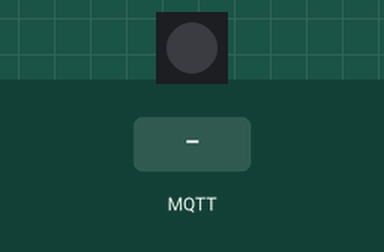
Bench run of a sketch on a simulated ESP32-S3. Parts: 1 RGB LEDs in strip order, left to right. The test bench sets the inputs (shaded band). Dim RGB values are drawn brighter than linear; WiFi joins after 1.5 s; servers stay silent unless stated; random numbers use the default seed unless the sketch sets one; no MQTT or app messages arrive unless stated; what the sketch prints to the serial monitor is not drawn.

Above: at 2.7 s.
2.8 s: MQTT message "on-beyaz" arrives on the first subscribed topic
At 3.6 s:
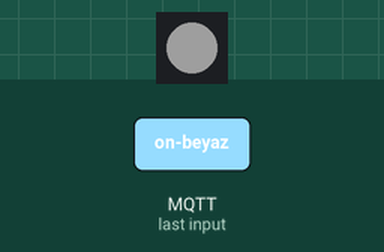
4.3 s: MQTT message "on-sari" arrives on the first subscribed topic
At 4.7 s:
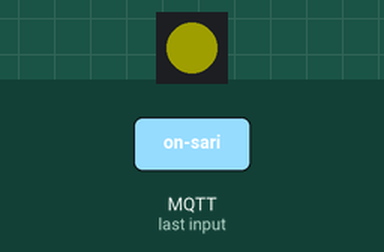
5.8 s: MQTT message "on-yesil" arrives on the first subscribed topic
At 7.0 s:
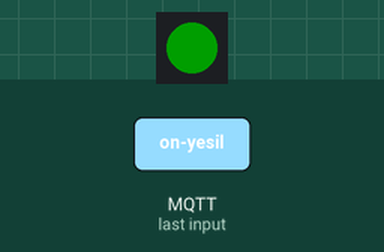
7.3 s: MQTT message "on-kirmizi" arrives on the first subscribed topic
At 8.2 s:
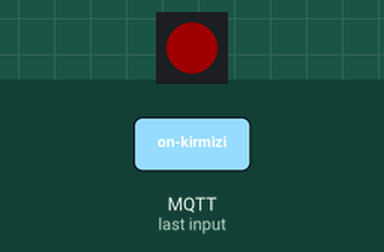
8.8 s: MQTT message "off" arrives on the first subscribed topic
At 9.3 s:
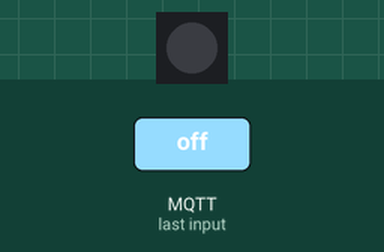
Timing chart, 0 to 11.3 s (numbered marks = the images above; inputs shaded):
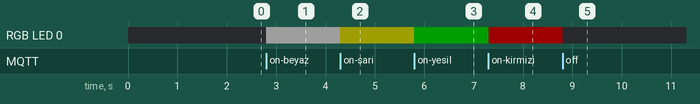

The sketch:

sketch_nov4a.ino
```cpp
#include <WiFi.h>
#include <HTTPClient.h>
#include <PubSubClient.h>
#include <Adafruit_NeoPixel.h>

const char* ssid = "WIFI_NAME";
const char* password = "12345678";

const char* AIO_KEY = "AIO_KEY";
const char* AIO_USERNAME = "serhaterdgn1";

const char* MQTT_SERVER = "io.adafruit.com";
const int MQTT_PORT = 1883;

String TOPIC_LIGHT = String(AIO_USERNAME) + "/feeds/light";
String TOPIC_INFOLIGHT = String(AIO_USERNAME) + "/feeds/infolight";


#define LED_PIN 48
#define NUM_LEDS 1
Adafruit_NeoPixel pixels(NUM_LEDS, LED_PIN, NEO_GRB + NEO_KHZ800);

WiFiClient espClient;
//mqtt protokol bağlantısı oluşturan class. wificlient variable'ı ile oluşturuyoruz. Wifi ile haberleşeceğimizi netleştirmis oluyoruz
PubSubClient client(espClient);

void callback(char* topic, byte* payload, unsigned int lenght);
void connect();


void setup() {
  Serial.begin(115200);

  pixels.begin();
  pixels.setBrightness(30);
  pixels.show();

  Serial.println("WiFi'ye baglaniyor...");
  WiFi.begin(ssid, password);

  while (WiFi.status() != WL_CONNECTED) {
    Serial.print(".");
    delay(300);
  }

  Serial.println("\nBaglandi");

  //hangi broker a bağlanacağını belirliyoruz
  client.setServer(MQTT_SERVER, MQTT_PORT);
  //brokerda bir değişiklik olduğunda hangi metodun çağrılacağını belirliyoruz.
  client.setCallback(callback);

}

void loop() {

  if (!client.connected()) {
    connect();
  }
  //bağlantıyı her zaman açık tutar
  client.loop();
}

void connect(){

  Serial.println("MQTT'ye bağlanılıyor...");
  //benzersiz id oluşturmak için. her istemcinin unıque olması gerek
  String clientId = "Esp32s3-"+String(random(0xffff),HEX);

  if(client.connect(clientId.c_str(),AIO_USERNAME,AIO_KEY)){

      Serial.println("MQQT Serverine Baglandi");
      client.subscribe(TOPIC_LIGHT.c_str());
      Serial.println("Abone olundu: " + TOPIC_LIGHT);

  }else{
    Serial.println("Baglantı başarısız tekrar denenecek");
    Serial.print("baglantı hatası= ");
    Serial.println(client.state());
    delay(2000);
  }

}

void callback(char* topic, byte* payload, unsigned int length) {
  Serial.print("Mesaj gelen Topic: ");
  Serial.println(topic);
  String message;
  for(int i=0; i<length; i++){
    message+=(char)payload[i];
  }

  if(message=="on-beyaz"){
    pixels.setPixelColor(0,pixels.Color(255,255,255));
    client.publish(TOPIC_INFOLIGHT.c_str(), "Beyaz ışık yakıldı.");
  }
  else if (message=="on-sari"){
    pixels.setPixelColor(0,pixels.Color(255,255,0));
    client.publish(TOPIC_INFOLIGHT.c_str(), "Sarı ışık yakıldı.");
  }
  else if (message=="on-yesil"){
    pixels.setPixelColor(0,pixels.Color(0,255,0));
    client.publish(TOPIC_INFOLIGHT.c_str(), "Yeşil ışık yakıldı.");
  }
  else if (message=="on-kirmizi"){
    pixels.setPixelColor(0,pixels.Color(255,0,0));
    client.publish(TOPIC_INFOLIGHT.c_str(), "Kırmızı ışık yakıldı.");
  }
  else if (message=="off"){
    pixels.setPixelColor(0,pixels.Color(0,0,0));
    client.publish(TOPIC_INFOLIGHT.c_str(), "Işık kapatıldı.");
  }

  pixels.show();

//client.publish(TOPIC_INFOLIGHT.c_str(), message.c_str());

}
```

Measured:
- after the input at 2.8 s, RGB LED 0: off → RGB(30, 30, 30) at once
- after the input at 4.3 s, RGB LED 0: RGB(30, 30, 30) → RGB(30, 30, 0) at once
- after the input at 5.8 s, RGB LED 0: RGB(30, 30, 0) → RGB(0, 30, 0) at once
- after the input at 7.3 s, RGB LED 0: RGB(0, 30, 0) → RGB(30, 0, 0) at once
- after the input at 8.8 s, RGB LED 0: RGB(30, 0, 0) → off at once
